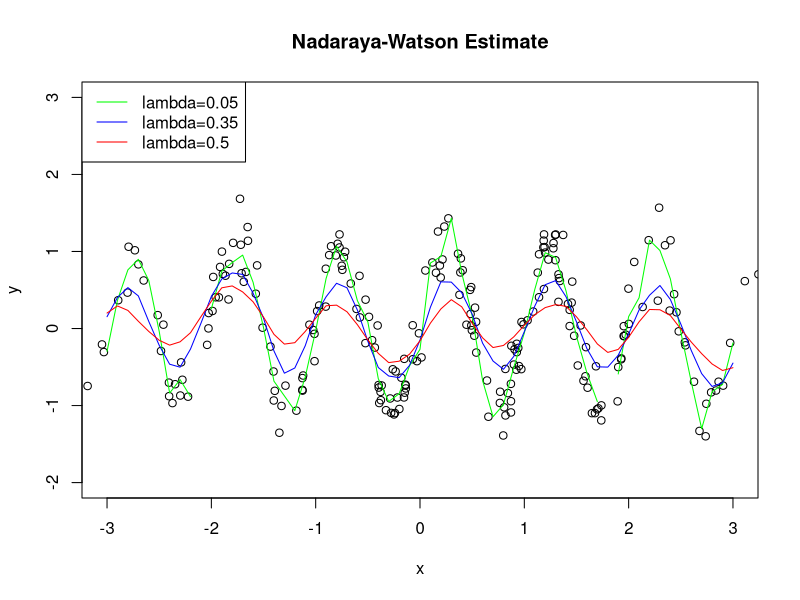
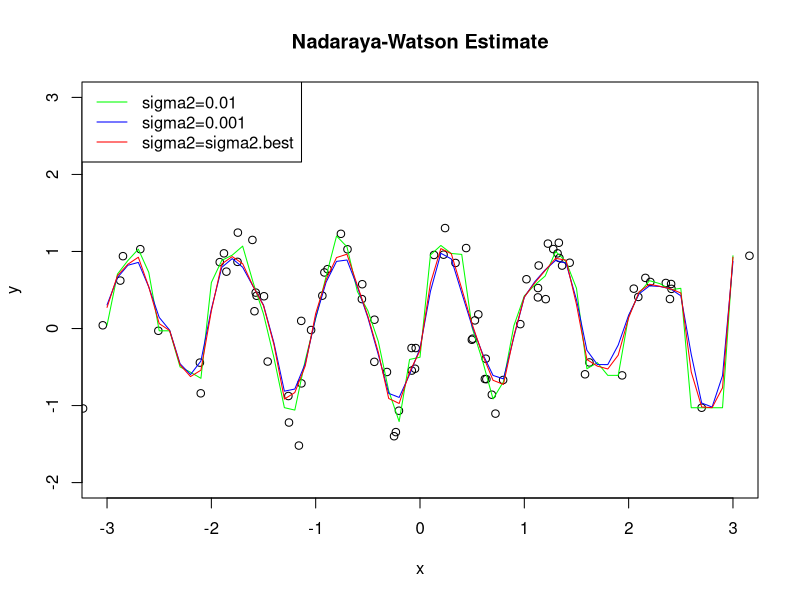

Source code (R) for these figures, in order:
# Ch.1 Positive Definite Kernel

## 1.1 Positive Definiteness of Matrices

### Example 1
n=3
B=matrix(rnorm(n^2),3,3)
A=t(B)%*%B
eigen(A)

S=NULL
for(i in 1:10){
  z=rnorm(n)
  y=drop(t(z)%*%A%*%z)
  S=c(S,y)
}
print(S)


## 1.2 Kernel

### Example 2

n=250; x=2*rnorm(n); y=sin(2*pi*x)+rnorm(n)/4  ## Data Generation
D=function(t) max(0.75*(1-t^2),0)              ## definition of function  D
k=function(x,y,lambda) D(abs(x-y)/lambda)      ## definition of function  K
f=function(z,lambda){                          ## definition of function  f
  S=0; T=0;
  for(i in 1:n){S=S+k(x[i],z,lambda)*y[i]; T=T+k(x[i],z,lambda)}
  return(S/T)
}
plot(seq(-3,3,length=10),seq(-2,3,length=10),type="n",xlab="x", ylab="y"); points(x,y)
xx=seq(-3,3,0.1)
yy=NULL;for(zz in xx)yy=c(yy,f(zz,0.05)); lines(xx,yy,col="green")
yy=NULL;for(zz in xx)yy=c(yy,f(zz,0.35)); lines(xx,yy,col="blue")
yy=NULL;for(zz in xx)yy=c(yy,f(zz,0.50)); lines(xx,yy,col="red")
title("Nadaraya-Watson Estimate")
legend("topleft",legend=paste0("lambda=",c(0.05, 0.35, 0.50)),
       lwd=1,col=c("green","blue","red"))

## 1.3 Positive Definite Kernel

### Example 12

K=function(x,y,sigma2)exp(-norm(x-y,"2")^2/2/sigma2)
f=function(z,sigma2){ ## definition of function  f
  S=0; T=0;
  for(i in 1:n){S=S+K(x[i],z,sigma2)*y[i]; T=T+K(x[i],z,sigma2)}
  return(S/T)
}

n=100; x=2*rnorm(n); y=sin(2*pi*x)+rnorm(n)/4 ## Data generation
plot(seq(-3,3,length=10),seq(-2,3,length=10),type="n",xlab="x", ylab="y"); points(x,y)
xx=seq(-3,3,0.1)
yy=NULL;for(zz in xx)yy=c(yy,f(zz,0.001)); lines(xx,yy,col="green")
yy=NULL;for(zz in xx)yy=c(yy,f(zz,0.01)); lines(xx,yy,col="blue")
## So far，the curves for sigma2=0.01 and 0.001 are plotted
m=n/10
sigma2.seq=seq(0.001,0.01,0.001); SS.min=Inf
for(sigma2 in sigma2.seq){
     SS=0
     for(k in 1:10){
          test=((k-1)*m+1):(k*m); train=setdiff(1:n,test)
          for(j in test){
               u=0; v=0;
               for(i in train){
                    kk=K(x[i],x[j],sigma2); u=u+kk*y[i]; v=v+kk ## Applying the Kernel
               }
               if(v!=0)z=u/v; SS=SS+(y[j]-z)^2
          }
     }
     if(SS<SS.min){SS.min=SS;sigma2.best=sigma2}
}
paste0("Best sigma2 = ",sigma2.best)
## So far, the optimal lambda value is computed.
yy=NULL;for(zz in xx)yy=c(yy,f(zz,sigma2.best)); lines(xx,yy,col="red")
title("Nadaraya-Watson Estimate")
legend("topleft",legend=paste0("sigma2=",c(0.01, 0.001, "sigma2.best")),
lwd=1,col=c("green","blue","red"))


## 1.4 Probability

## 1.5 Bochner's theorem

## 1.6 String,Tree,and Graph Kernels

### Example 21

string.kernel=function(x,y){
  m=nchar(x)
  n=nchar(y)
  S=0
  for(i in 1:m)for(j in i:m)for(k in 1:n)
    if(substring(x,i,j)==substring(y,k,k+j-i))S=S+1
  return(S)
}

C=c("a","b","c")
m=10; w=sample(C,m,rep=TRUE)
x=NULL; for(i in 1:m)x=paste0(x,w[i])
n=12; w=sample(C,n,rep=TRUE)
y=NULL; for(i in 1:m)y=paste0(y,w[i])

x
y
string.kernel(x,y)

### Example 22

C=function(i,j){
  S=s[[i]]; T=t[[j]]
## returns 0 if the labels of vertex i in tree s or vertex j in tree t do not match.
  if(S[[1]]!=T[[1]])return(0)
## Return 0 if vertex i of tree s or vertex j of tree t has no descendants.
  if(is.null(S[[2]]))return(0)
  if(is.null(T[[2]]))return(0)
  if(length(S[[2]])!=length(T[[2]]))return(0)
  U=NULL; for(x in S[[2]])U=c(U,s[[x]][[1]]); U1=sort(U)
  V=NULL; for(y in T[[2]])V=c(V,t[[y]][[1]]); V1=sort(V)
  m=length(U)
## If the labels of the descendants do not match, return 0.
  for(h in 1:m)if(U1[h]!=V1[h])return(0)
  U2=S[[2]][order(U)]
  V2=T[[2]][order(V)]
  W=1; for(h in 1:m)W=W*(1+C(U2[h],V2[h]))
  return(W)
}
k=function(s,t){
  m=length(s); n=length(t)
  kernel=0
  for(i in 1:m)for(j in 1:n)if(C(i,j)>0)kernel=kernel+C(i,j)
  return(kernel)
}

## Trees are described by lists. Labels and their descendants (displayed as vectors)
s=list()
s[[1]]=list("G",c(2,4)); s[[2]]=list("T",3);    s[[3]]=list("C",NULL)
s[[4]]=list("A",c(5,6)); s[[5]]=list("C",NULL); s[[6]]=list("T",NULL)
t=list()
t[[1]]=list("G",c(2,5)); t[[2]]=list("A",c(3,4)); t[[3]]=list("C",NULL)
t[[4]]=list("T",NULL); t[[5]]=list("T",c(6,7)); t[[6]]=list("C",NULL)
t[[7]]=list("A",c(8,9)); t[[8]]=list("C",NULL); t[[9]]=list("T",NULL)

for(i in 1:6)for(j in 1:9)if(C(i,j)>0)print(c(i,j,C(i,j)))
k(s,t)


### Example 23

k=function(s,p) prob(s,p)/length(node)
prob=function(s,p){
  if(length(node[s[1]])==0) return(0)
  if(length(s)==1) return (p)
  m=length(s)
  S=(1-p)/length(node[s[1]])*prob(s[2:m],p)
  return(S)
}

node=list()
node[[1]]=c(2,4); node[[2]]=4; node[[3]]=c(1,5); node[[4]]=3; node[[5]]=3

k(c(1,4,3,5,3),1/3)

